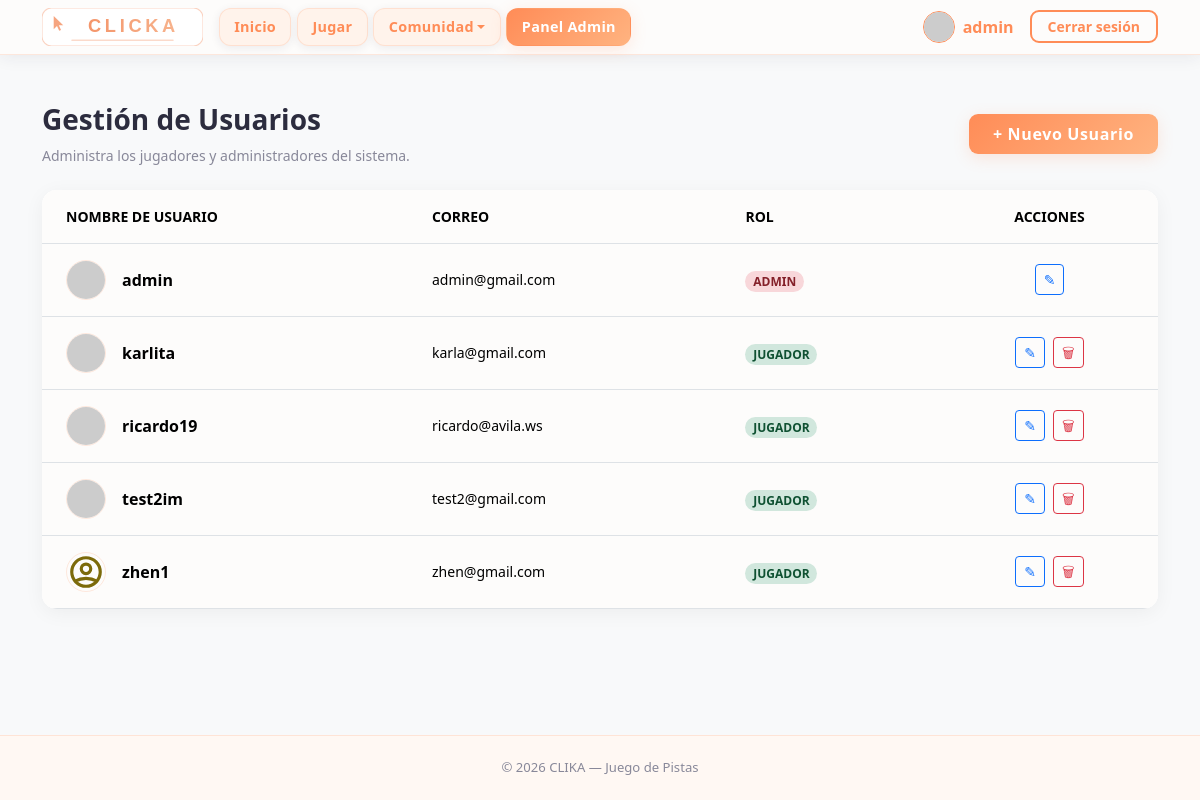
The page /pages/users.php (signed in) on the database as committed earlier.
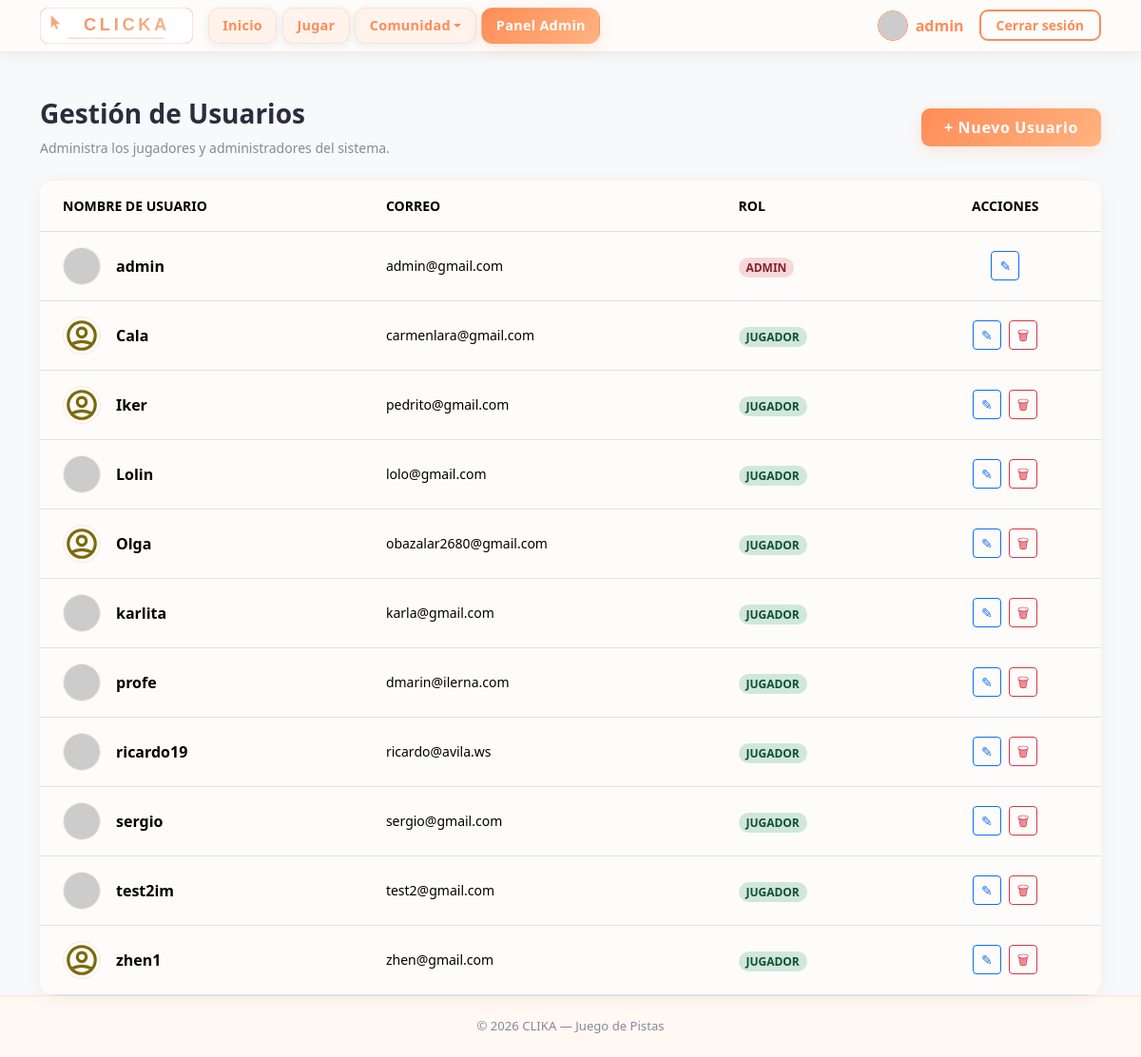
The same page on the database as committed later.
### tables this page shows
CREATE TABLE usuarios (
    id INTEGER PRIMARY KEY AUTOINCREMENT,
    username TEXT NOT NULL UNIQUE,
    password_hash TEXT NOT NULL,
    rol TEXT NOT NULL DEFAULT 'jugador',
    puntos INTEGER NOT NULL DEFAULT 0,
    created_at TEXT NOT NULL DEFAULT CURRENT_TIMESTAMP
, foto TEXT DEFAULT 'default.png', nombre_usuario TEXT NOT NULL);

### pages/users.php (the view, shortened to what this page needs)
<?php
require_once '../includes/db.php';
$results = $db->query("SELECT * FROM usuarios ORDER BY
    CASE rol WHEN 'admin' THEN 1 ELSE 2 END,
    nombre_usuario ASC");
?>
<!DOCTYPE html>
<html lang="es">
<head>
    <?php include '../includes/head.php'; ?>
</head>
<body class="bg-light">
    <?php include '../includes/menu.php'; ?>
    <main class="container mt-5">
        <div class="d-flex flex-wrap justify-content-between align-items-start align-items-md-center gap-2 mb-4">
            <div>
                <h1 class="fw-bold h3">Gestión de Usuarios</h1>
                <p class="text-muted small mb-0">Administra los jugadores y administradores del sistema.</p>
            </div>
            <a href="register.php" class="btn btn-accent px-3 px-md-4 py-2 fw-bold">
                + Nuevo Usuario
            </a>
        </div>
        <div class="card users-table-card">
            <div class="table-responsive">
                <table class="table table-hover align-middle mb-0">
                    <thead class="bg-white border-bottom">
                        <tr class="text-muted small text-uppercase fw-bold">
                            <th class="px-4 py-3">Nombre de usuario</th>
                            <th class="px-4 py-3">Correo</th>
                            <th class="px-4 py-3">Rol</th>
                            <th class="px-4 py-3 text-center">Acciones</th>
                        </tr>
                    </thead>
                    <tbody class="bg-white">
                        <?php while ($row = $results->fetchArray(SQLITE3_ASSOC)):
                            $badgeClass = ($row['rol'] === 'admin') ? 'users-badge-admin' : 'users-badge-player';
                            $photoUrl = ($row['foto'] === 'default.png' || !$row['foto'])
                                ? BASE_URL . "/assets/images/social_media/profile.svg"
                                : (str_starts_with($row['foto'], 'http') ? $row['foto'] : BASE_URL . "/storage/uploads/" . $row['foto']);
                        ?>
                            <tr>
                                <td class="px-4 py-3">
                                    <div class="d-flex align-items-center gap-3">
                                        <img src="<?php echo $photoUrl; ?>" alt="Avatar" class="users-user-img"
                                             onerror="this.src='<?php echo BASE_URL; ?>/assets/images/social_media/profile.svg'">
                                        <span class="fw-bold"><?php echo htmlspecialchars((string) ($row['nombre_usuario'] ?? '')); ?></span>
                                    </div>
                                </td>
                                <td class="px-4 py-3 small text-break">
                                    <?php echo htmlspecialchars((string) ($row['username'] ?? '')); ?>
                                </td>
                                <td class="px-4 py-3">
                                    <span class="badge <?php echo $badgeClass; ?> rounded-pill small">
                                        <?php echo strtoupper($row['rol']); ?>
                                    </span>
                                </td>
                                <td class="px-4 py-3 text-center">
                                    <div class="d-flex justify-content-center gap-2">
                                        <a href="profile.php?id=<?php echo $row['id']; ?>&return_to=users" class="btn btn-sm btn-outline-primary" title="Editar">
                                            &#9998;
                                        </a>
                                        <?php if ($row['id'] != $_SESSION['usuari_id']): ?>
                                            <button type="button"
                                                    class="btn btn-sm btn-outline-danger js-delete-user-open"
                                                    title="Eliminar"
                                                    data-bs-toggle="modal"
                                                    data-bs-target="#deleteModal"
                                                    data-delete-url="<?php echo htmlspecialchars('../processes/delete_user.proc.php?id=' . (int) $row['id'], ENT_QUOTES, 'UTF-8'); ?>">
                                                &#128465;
                                            </button>
                                        <?php endif; ?>
                                    </div>
                                </td>
                            </tr>
                        <?php endwhile; ?>
                    </tbody>
                </table>
            </div>
        </div>
    </main>
    <?php include '../includes/foot.php'; ?>

### includes/head.php (shortened to what this page needs)
<link
    href="https://cdn.jsdelivr.net/npm/bootstrap@5.3.3/dist/css/bootstrap.min.css"
    rel="stylesheet"
>
<link rel="stylesheet" href="https://cdn.jsdelivr.net/npm/bootstrap-icons@1.11.3/font/bootstrap-icons.min.css">
<link rel="stylesheet" href="<?php echo BASE_URL; ?>/assets/css/styles.css">

### includes/menu.php (shortened to what this page needs)
<?php
$currentPage = basename($_SERVER['PHP_SELF']);
$communityActive = in_array($currentPage, ['ranking.php', 'opiniones.php'], true);
?>
<nav class="navbar navbar-expand-lg navbar-clika sticky-top" aria-label="Navegación principal">
  <div class="container">
    <a class="navbar-brand p-0" href="<?php echo BASE_URL; ?>/index.php">
      <img src="<?php echo BASE_URL; ?>/assets/images/logo.svg" alt="CLICKA" height="38" width="auto">
    </a>
    <div class="collapse navbar-collapse" id="navbarMain">
      <ul class="navbar-nav me-auto mb-2 mb-lg-0">
        <li class="nav-item">
          <a class="nav-link nav-pill <?php echo ($currentPage === 'index.php') ? 'active' : ''; ?>"
            href="<?php echo BASE_URL; ?>/index.php">Inicio</a>
        </li>
        <li class="nav-item">
          <a class="nav-link nav-pill <?php echo ($currentPage === 'play.php') ? 'active' : ''; ?>"
            href="<?php echo BASE_URL; ?>/pages/play.php">Jugar</a>
        </li>
        <li class="nav-item dropdown">
          <a class="nav-link nav-pill dropdown-toggle <?php echo $communityActive ? 'active' : ''; ?>"
            href="#"
            id="navbar-community"
            role="button"
            data-bs-toggle="dropdown"
            aria-expanded="false"
            aria-haspopup="true">Comunidad</a>
        </li>
        <?php if (!empty($_SESSION['usuari_id']) && $_SESSION['rol'] === 'admin'): ?>
          <li class="nav-item">
            <a class="nav-link nav-pill fw-bold <?php echo in_array($currentPage, ['admin_config.php', 'users.php', 'themes.php', 'questions.php', 'admin_feedback.php'], true) ? 'active' : ''; ?>"
              href="<?php echo BASE_URL; ?>/pages/admin_config.php">Panel Admin</a>
          </li>
        <?php endif; ?>
      </ul>
      <ul class="navbar-nav ms-auto align-items-center gap-2">
        <?php if (!empty($_SESSION['usuari_id'])): ?>
          <li class="nav-item ms-lg-3">
            <a class="d-flex align-items-center text-decoration-none" href="<?php echo BASE_URL; ?>/pages/profile.php">
              <?php
              $userPhoto = $_SESSION['foto'] ?? 'default.png';
              $finalPhotoUrl = ($userPhoto === 'default.png')
                ? BASE_URL . "/assets/images/social_media/profile.svg"
                : (str_starts_with($userPhoto, 'http') ? $userPhoto : BASE_URL . "/storage/uploads/" . $userPhoto);
              ?>
              <img src="<?php echo $finalPhotoUrl; ?>" alt="Perfil" class="rounded-circle border border-primary"
                style="width: 32px; height: 32px; object-fit: cover;">
              <span class="ms-2 fw-semibold text-primary d-none d-xl-inline">
                <?php
                $navName = $_SESSION['nombre_usuario']
                    ?? ($_SESSION['user_email'] ?? ($_SESSION['username'] ?? ''));
                echo htmlspecialchars((string) $navName);
                ?>
              </span>
            </a>
          </li>
          <li class="nav-item ms-lg-2">
            <a class="btn btn-outline-accent btn-sm px-3" href="<?php echo BASE_URL; ?>/pages/logout.php">
              Cerrar sesión
            </a>
          </li>
        <?php endif; ?>
      </ul>
    </div>
  </div>
</nav>

### includes/foot.php (shortened to what this page needs)
  <footer>
    <div class="container">
      <span>&copy; <?php echo date('Y'); ?> CLIKA &mdash; Juego de Pistas</span>
    </div>
  </footer>
</body>
</html>

### assets/css/styles.css (style rules this page uses)
:root { --clika-bg: #FDFCFB; --clika-card-bg: #FFFFFF; --clika-surface: #FFF3EB; --clika-primary: #FF8C57; --clika-primary-hover: #F07040; --clika-accent: #FFB380; --clika-text: #2C2C3E; --clika-muted: #888899; --clika-border: rgba(255, 140, 87, 0.18); --clika-border-strong: rgba(255, 140, 87, 0.38); --clika-shadow: rgba(255, 140, 87, 0.18); --clika-shadow-dark: rgba(44, 44, 62, 0.08); --font-heading: ui-sans-serif, system-ui, -apple-system, 'Segoe UI', Roboto, 'Helvetica Neue', Arial, sans-serif; --font-body: ui-sans-serif, system-ui, -apple-system, 'Segoe UI', Roboto, 'Helvetica Neue', Arial, sans-serif; --bs-body-bg: var(--clika-bg); --bs-body-color: var(--clika-text); --bs-primary: var(--clika-primary); --bs-primary-rgb: 255, 140, 87; }
*, *::before, *::after { box-sizing: border-box; }
body { background-color: var(--clika-bg); color: var(--clika-text); font-family: var(--font-body); min-height: 100vh; display: flex; flex-direction: column; }
main { flex: 1 0 auto; }
h1, h2, h3, h4, h5, h6, .navbar-brand { font-family: var(--font-heading); }
.navbar-clika { background-color: rgba(253, 252, 251, 0.95) !important; border-bottom: 1.5px solid var(--clika-border); backdrop-filter: blur(14px); -webkit-backdrop-filter: blur(14px); box-shadow: 0 2px 16px var(--clika-shadow-dark); }
.navbar-clika .nav-link { color: var(--clika-muted) !important; font-weight: 600; font-size: .9rem; letter-spacing: .02em; padding: .38rem .7rem; border-radius: 7px; transition: color .2s, background .2s; }
.navbar-clika .nav-link.active { color: var(--clika-primary) !important; background: rgba(255, 140, 87, .12); }
.navbar-clika.navbar-expand-lg .navbar-nav .nav-link.nav-pill { color: var(--clika-primary) !important; background: var(--clika-surface) !important; border: 1px solid var(--clika-border) !important; border-radius: 12px !important; box-shadow: 0 2px 10px var(--clika-shadow-dark) !important; margin-right: 0.35rem; padding: 0.45rem 0.9rem !important; font-weight: 600; display: inline-flex; align-items: center; justify-content: center; position: relative; z-index: 2; pointer-events: auto; }
.navbar-clika.navbar-expand-lg .navbar-nav .nav-link.nav-pill.active { color: #fff !important; background: linear-gradient(135deg, var(--clika-primary), var(--clika-accent)) !important; border-color: transparent !important; box-shadow: 0 4px 16px var(--clika-shadow) !important; }
@media (min-width: 992px) { .navbar-clika.navbar-expand-lg .navbar-nav > .nav-item.dropdown { width: max-content; } }
.text-primary { color: var(--clika-primary) !important; }
.text-muted { color: var(--clika-muted) !important; }
.btn-accent { background: linear-gradient(135deg, var(--clika-primary), var(--clika-accent)); border: none; color: #fff; font-family: var(--font-heading); font-weight: 700; letter-spacing: .04em; border-radius: 9px; box-shadow: 0 4px 16px var(--clika-shadow); transition: transform .18s, box-shadow .18s, filter .18s; }
.btn-outline-accent { border: 2px solid var(--clika-primary); color: var(--clika-primary); font-weight: 700; border-radius: 9px; background: transparent; transition: background .2s, color .2s, box-shadow .2s; }
footer { background-color: #FFF8F3; border-top: 1.5px solid var(--clika-border); color: var(--clika-muted); font-size: .82rem; padding: 1.4rem 0; text-align: center; margin-top: auto; }
.users-table-card { border-radius: 15px; overflow: hidden; border: none; box-shadow: 0 4px 20px rgba(0, 0, 0, 0.05); }
.users-table-card .table { margin-bottom: 0; }
.users-user-img { width: 40px; height: 40px; object-fit: cover; border-radius: 50%; border: 1px solid var(--clika-border); }
.users-badge-admin { background-color: #f8d7da; color: #842029; }
.users-badge-player { background-color: #d1e7dd; color: #0f5132; }

Rows that differ between the two databases and show on the page:
added usuarios: nombre_usuario "Cala", username "carmenlara@gmail.com", rol "JUGADOR"
added usuarios: nombre_usuario "Iker", username "pedrito@gmail.com", rol "JUGADOR"
added usuarios: nombre_usuario "Lolin", username "lolo@gmail.com", rol "JUGADOR"
added usuarios: nombre_usuario "Olga", username "obazalar2680@gmail.com", rol "JUGADOR"
added usuarios: nombre_usuario "profe", username "dmarin@ilerna.com", rol "JUGADOR"
added usuarios: nombre_usuario "sergio", username "sergio@gmail.com", rol "JUGADOR"
